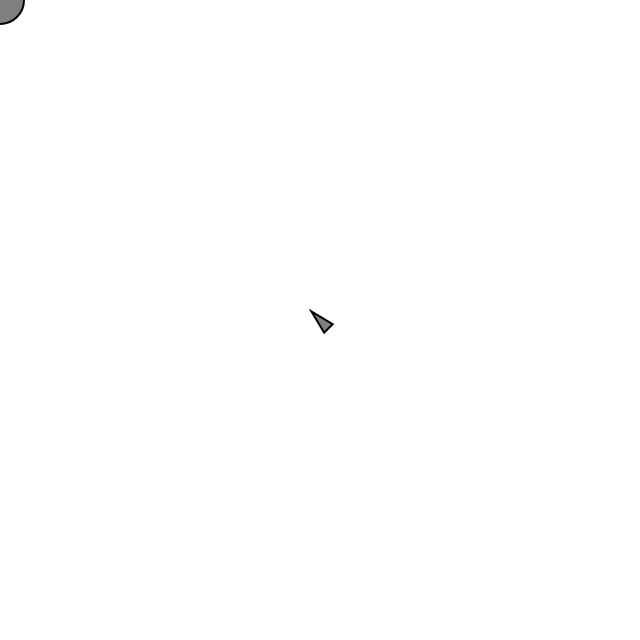
Frame 1 (no input)
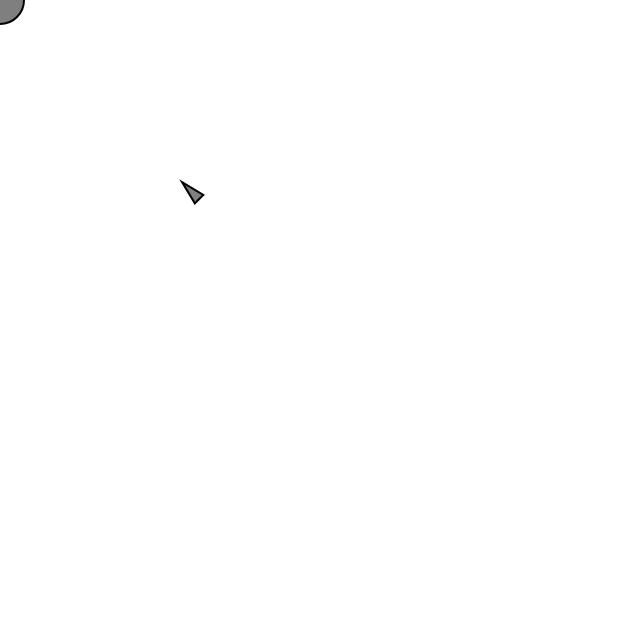
Frame 60 (no input)
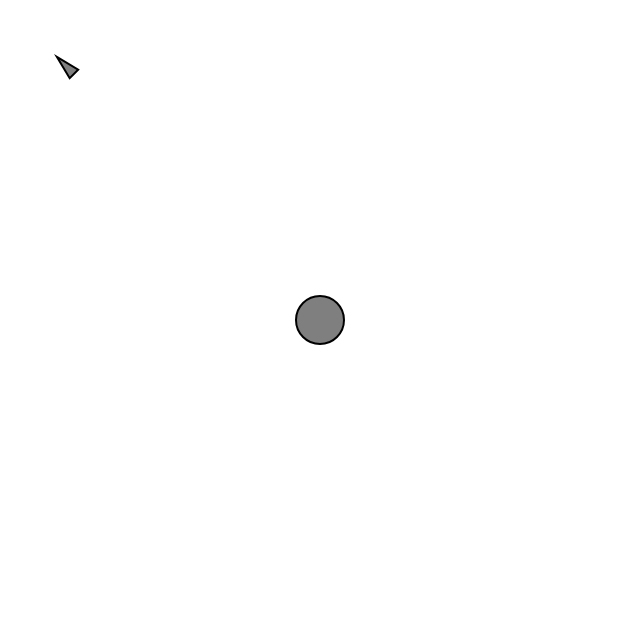
Frame 120 (the mouse pressed at the canvas centre since frame 60)

The p5.js sketch that drew these frames (run headless with seeded random() and noise() and a simulated clock; from frame 60 on, the mouse is pressed at the canvas centre):

// p5.js sketch
// ── sketch.js
// The Nature of Code
// Daniel Shiffman
// http://natureofcode.com

// Seeking "vehicle" follows the mouse position

// Implements Craig Reynold's autonomous steering behaviors
// One vehicle "seeks"
// See: http://www.red3d.com/cwr/

let vehicle;

function setup() {
  createCanvas(640, 640);
  vehicle = new Vehicle(width/2, height/2);
}

function draw() {
  background(255);

  let mouse = createVector(mouseX, mouseY);

  // Draw an ellipse at the mouse position
  fill(127);
  stroke(0);
  strokeWeight(2);
  circle(mouse.x, mouse.y, 48);

  // Call the appropriate steering behaviors for our agents
  vehicle.seek(mouse);
  vehicle.update();
  vehicle.show();

}
// ── vehicle.js
// The Nature of Code
// Daniel Shiffman
// http://natureofcode.com

// The "Vehicle" class

class Vehicle {
  constructor(x, y) {
    this.position = createVector(x, y);
    this.velocity = createVector(0, 0);
    this.acceleration = createVector(0, 0);
    this.r = 6;
    this.maxspeed = 8;
    this.maxforce = 0.1;
  }

  // Method to update location
  update() {
    // Update velocity
    this.velocity.add(this.acceleration);
    // Limit speed
    this.velocity.limit(this.maxspeed);
    this.position.add(this.velocity);
    // Reset accelerationelertion to 0 each cycle
    this.acceleration.mult(0);
  }

  applyForce(force) {
    // We could add mass here if we want A = F / M
    this.acceleration.add(force);
  }

  // A method that calculates a steering force towards a target
  // STEER = DESIRED MINUS VELOCITY
  seek(target) {
    let desired = p5.Vector.sub(target, this.position); // A vector pointing from the location to the target

    // Scale to maximum speed
    desired.setMag(this.maxspeed);

    // Steering = Desired minus velocity
    let steer = p5.Vector.sub(desired, this.velocity);
    steer.limit(this.maxforce); // Limit to maximum steering force

    this.applyForce(steer);
  }
  show() {
    //{!1} Vehicle is a triangle pointing in the direction of velocity
    let angle = this.velocity.heading();
    fill(127);
    stroke(0);
    push();
    translate(this.position.x, this.position.y);
    rotate(angle);
    beginShape();
    vertex(this.r * 2, 0);
    vertex(-this.r * 2, -this.r);
    vertex(-this.r * 2, this.r);
    endShape(CLOSE);
    pop();
  }
}
